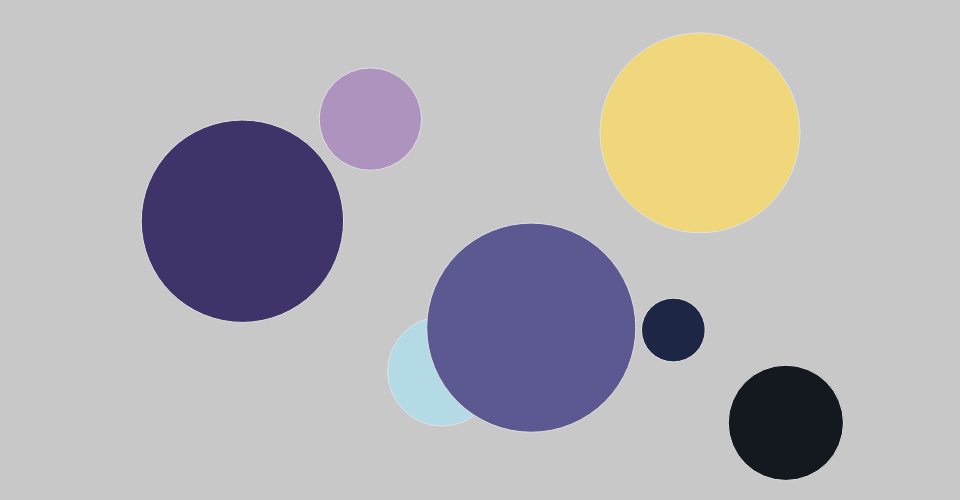
Frame 1 (no input)
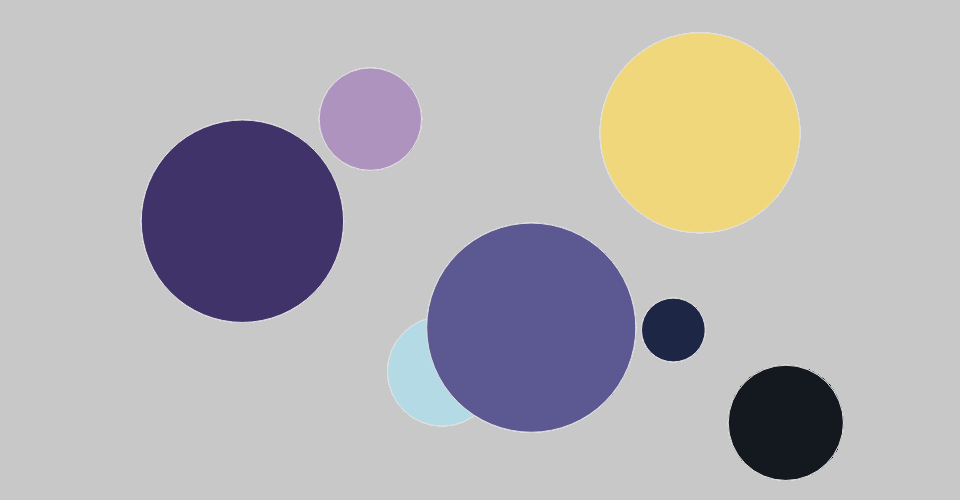
Frame 60 (no input)
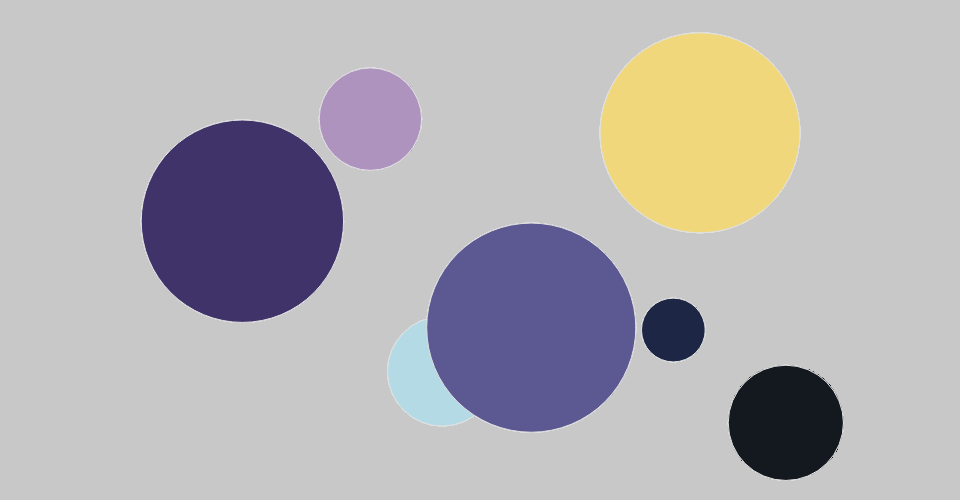
Frame 120 (the mouse pressed at the canvas centre since frame 60)

The p5.js sketch that drew these frames (run headless with seeded random() and noise() and a simulated clock; from frame 60 on, the mouse is pressed at the canvas centre):

// p5.js sketch
// ── sketch.js
// code created for the introduction to creative coding workshop (produced for techweek 2021)
// Author Phoebe Zeller - phoebe.zeller@vuw.ac.nz

let circlesX = [] // these are arrays! They store variables
let circlesY = [] // [] // this symbol means we are making a space to store things
let circlesSize = []
let circleColor = []
let numberOfCircles = 7;
function setup() {
  // create the drawing canvas, save the canvas element
  createCanvas(960, 500);
  background(200);

  for (let i = 0; i < numberOfCircles; i++) {
    circlesX.push(random(200, 900)); // add random numbers to the x location array
    circlesY.push(random(50, 450)); // add random numbers to the y location array
    circlesSize.push(random(50, 250)); // add random sizes to the size array
  }

  circleColor.push(color(240, 215, 123)); // light yellow
  circleColor.push(color(180, 218, 229)); // light blue
  circleColor.push(color(174, 147, 190)); //lavender
  circleColor.push(color(92, 89, 146)); // orchid
  circleColor.push(color(64, 51, 105)); // purple
  circleColor.push(color(29, 38, 69)); // navy
  circleColor.push(color(20, 25, 31)); // off black

  // try out your own colour pallets https://color.adobe.com/create/color-wheel
  // you can use hex like this: color("#6B6EF2")

}

function draw() {

  stroke(225);

  for (let i = 0; i < numberOfCircles; i++) { // don't worry about this too much. It is a peice of logic that we use to make a bit of code loop, in this case 7 times
    fill(circleColor[i]);
    ellipse(circlesX[i], circlesY[i], circlesSize[i]);
  }
}
